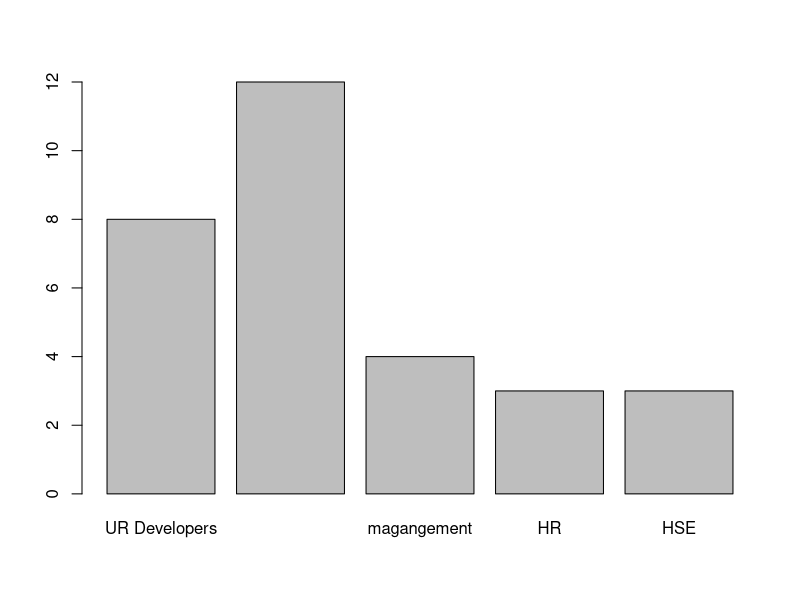

Recreate this plot in R.
positions <- c('UR Developers', 'Back-end Developers',
               'magangement', 'HR', 'HSE')
counts <- c(8, 12, 4, 3, 3)
###############################################################################

barplot(counts, names.arg = positions)
###############################################################################
uid_salaries <- c(75000, 25000, 48000, 42000, 35200, 45000, 23000, 45500)
bed_salaries <- c(20000, 80000, 36000, 46300, 41000, 43000, 22000, 37000,
                  39000, 43500, 69000, 5000)
mng_salaries <- c(80000, 67000, 56000, 82000)
hr_salaries <- c(45000, 39000, 30000)
hse_salareis <- c(12000, 25000, 31500)
